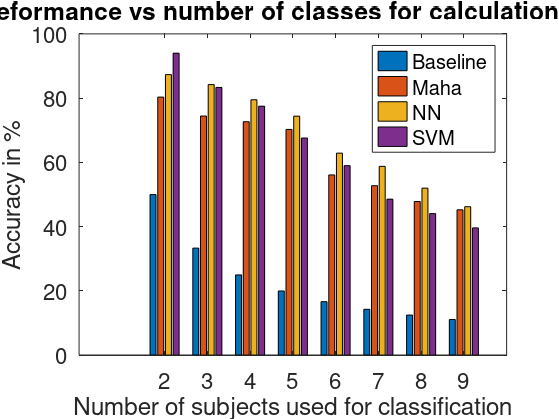
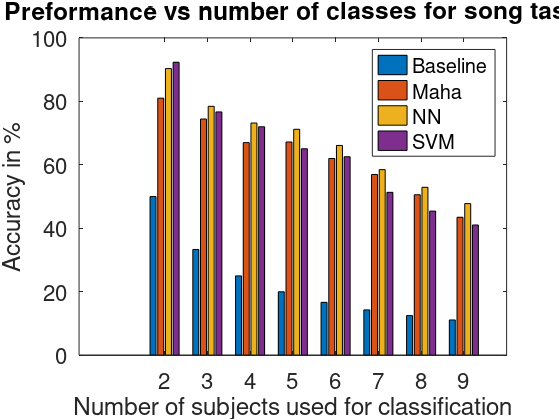
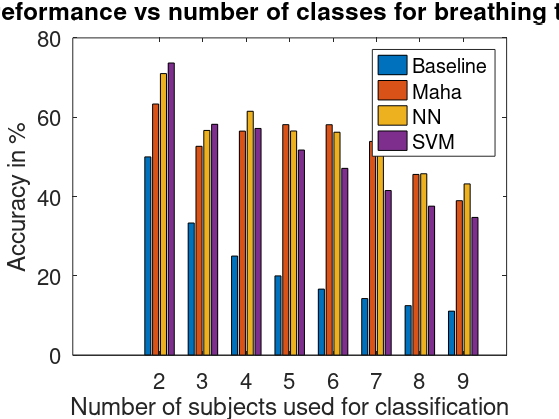

These figures' MATLAB source, in order:
clc;clear;
set(0, 'DefaultAxesFontSize', 16, 'DefaultAxesFontWeight', 'normal');
calc =   [100/2 80.33 87.33 94.00; 100/3 74.44 84.22 83.33; ...
  100/4 72.67 79.50 77.50; 100/5 70.27 74.40 67.60;...
  100/6 56.11 62.89 59.00; 100/7 52.76 58.78 48.57; ...
  100/8 47.83 52.00 44.08; 100/9 45.26 46.22 39.63];
breath = [100/2 63.33 71.00 73.67; 100/3 52.67 56.67 58.22; ...
  100/4 56.50 61.50 57.17; 100/5 58.13 56.53 51.73 ;...
  100/6 58.11 56.22 47.11; 100/7 53.90 52.67 41.52;...
  100/8 45.58 45.75 37.58; 100/9 38.96 43.19 34.74];
song =   [100/2 81.00 90.33 92.33; 100/3 74.44 78.44 76.67; ...
  100/4 67.00 73.17 72.00; 100/5 67.20 71.20 65.07;...
  100/6 62.00 66.11 62.56; 100/7 56.95 58.48 51.33;...
  100/8 50.58 52.92 45.42; 100/9 43.48 47.78 41.04];

all(1,:,:) = calc;
all(2,:,:) = breath;
all(3,:,:) = song;
x= 2:9;
h = figure;
bar(x, calc);
ylabel('Accuracy in %')
xlabel('Number of subjects used for classification')
title('Preformance vs number of classes for calculation task')
legend({'Baseline','Maha','NN','SVM'},'Location','northeast')
set(h,'Units','Inches');
pos = get(h,'Position');
set(h,'PaperPositionMode','Auto','PaperUnits','Inches','PaperSize',[pos(3), pos(4)])
print('calc_base', '-dpdf');

h = figure;
bar(x, song);
ylabel('Accuracy in %')
xlabel('Number of subjects used for classification')
title('Preformance vs number of classes for song task')
legend({'Baseline','Maha','NN','SVM'},'Location','northeast')
set(h,'Units','Inches');
pos = get(h,'Position');
set(h,'PaperPositionMode','Auto','PaperUnits','Inches','PaperSize',[pos(3), pos(4)])
print('breath_base', '-dpdf');

h = figure;
bar(x, breath);
ylabel('Accuracy in %')
xlabel('Number of subjects used for classification')
title('Preformance vs number of classes for breathing task')
legend({'Baseline','Maha','NN','SVM'},'Location','northeast')
set(h,'Units','Inches');
pos = get(h,'Position');
set(h,'PaperPositionMode','Auto','PaperUnits','Inches','PaperSize',[pos(3), pos(4)])
print('song_base', '-dpdf');
